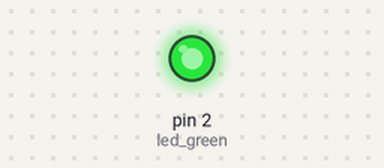
This sketch was run on a simulated Arduino Uno, built with avr-gcc and run on an emulated ATmega328P. Shown: output pins drawn as LEDs (lit = HIGH).

Above: at 0.1 s.
Timing chart, 0 to 1.6 s (numbered marks = the images above):
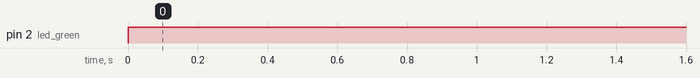

The sketch:

Task1.ino
```cpp
/*
  Welcome to Delta week 2 session.
  In this session we will learn some C language basics and begin to upload and run code on your Arduinos.
  Task 1 is to get you started with the basics.
  The code does not need to be edited and will compile when you paste it directly into the Arduino IDE (Integrated Development Environment)

*/

const int led_green  = 2;


// the setup function runs once when you press the small white reset button or plug the board in
void setup()
{
  pinMode(led_green, OUTPUT); // here we declare the green LED pin to be an OUTPUT where it outputs either a logic 0 (0V) or a logic 1 (+5V). Kind of like an ON/OFF switch
}

// the loop function runs over and over again forever
void loop()
{
  digitalWrite(led_green, HIGH); //here we set the green LED on - High in this case equals +5V and LOW is 0V
}
```

Measured:
- by itself, pin 2 (led_green): LOW → HIGH at 0.00 s
